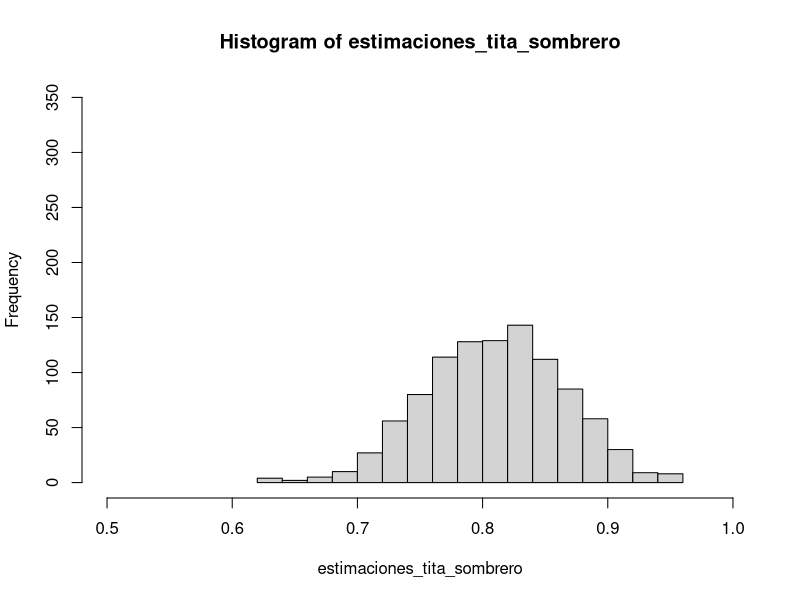
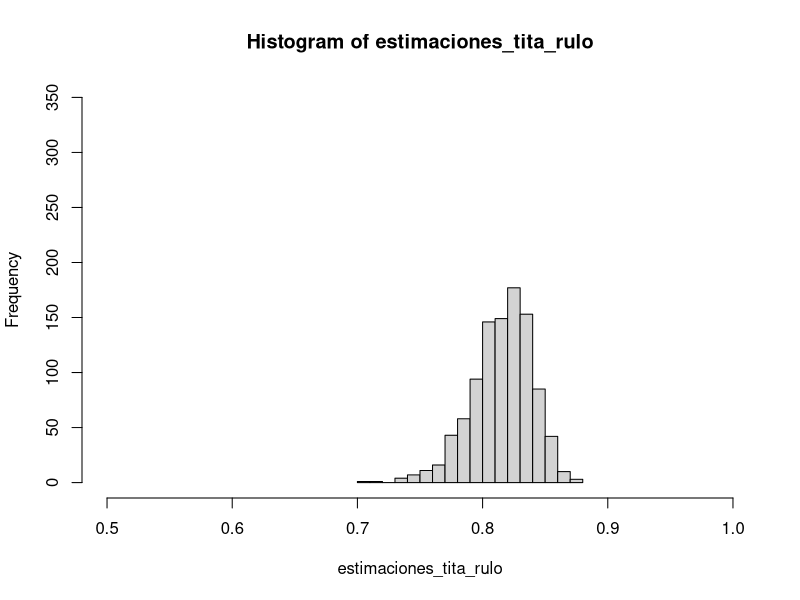

The R source for these figures, in order:
####### Estimador 1


### 1.1

## el estimador propuesto es mean(vec > 1)

### 1.2
estsombrero <- function(datos){
  estimacion <- mean(datos > 1)
  return(estimacion)
}

### 1.3
datos_muestra <- c(12.23,6.37,6.10,0.70,3.48,2.82,9.55,2.21,0.72,9.09)

estsombrero(datos_muestra)
####### Mundo Exponencial

### 1.4
lambda <- 0.2

E <-  1/lambda
V <- 1/lambda**2
P_1 <- 1-pexp(1,lambda)

### 1.5
# lambda_est <- 1/mean(X)
# E_est <- 1/lambda_est
# V_est <- 1/lambda_est**2
# P_1_est <- 1-pexp(1,lambda_est)

### 1.6
# el estimador propuesto es 1-pexp(1,lambda_est)

### 1.7
estrulo <- function(datos){
  lambda_est <- 1/mean(datos)
  estimacion <- 1-pexp(1,lambda_est)
  return(estimacion)
}

### 1.8
estrulo(datos_muestra)

####### Simulacion 1

### 1.9
datos_generados <- rexp(1000,lambda)

tita_verdadero <- 1-pexp(1,lambda)

### 1.10
datos_generados <- rexp(50,lambda)
tita_sombrero <- estsombrero(datos_generados)
tita_rulo <- estrulo(datos_generados)

### 1.11
Nrep <- 1000
estimaciones_tita_sombrero <- rep(NaN,Nrep)
estimaciones_tita_rulo <- rep(NaN,Nrep)

for (i in 1:Nrep) {
  datos_generados <- rexp(50,lambda)
  estimaciones_tita_sombrero[i]<- estsombrero(datos_generados)
  estimaciones_tita_rulo[i] <- estrulo(datos_generados)
}

### 1.12
g1 <- hist(estimaciones_tita_sombrero, xlim = c(0.5,1), ylim = c(0,350), breaks = 20)
g2 <- hist(estimaciones_tita_rulo, xlim = c(0.5,1), ylim = c(0,350), breaks = 20)

# g1 tiene los datos mas dispersos que g2. En ambos graficos los datos estan al rededor del verdadero parametro,
# por lo tanto elijo el estimador del grafico de g2, es decir, el estimador rulo

### 1.13   #### FALTA CONSTRUIR DF
ECME_somb_rul <- function(n, lambda){
  
  estimaciones_tita_sombrero <- rep(NaN, 1000)
  estimaciones_tita_rulo <- rep(NaN, 1000)
  
  titas_verdaderos <- rep(NaN, 1000)
  
  for (i in 1:1000) {
    datos_generados <- rexp(n,lambda)
    titas_verdaderos[i] <- 1-pexp(1,lambda)
    estimaciones_tita_sombrero[i]<- estsombrero(datos_generados)
    estimaciones_tita_rulo[i]<- estrulo(datos_generados)
  }
  
  
  ECME_somb <- sum((estimaciones_tita_sombrero-titas_verdaderos)**2)/1000
  ECME_rul <- sum((estimaciones_tita_rulo-titas_verdaderos)**2)/1000
  
  ECME <- list(ECME_somb = ECME_somb,
               ECME_rul = ECME_rul)
 
  return(ECME)
}

df_ECME <- data.frame(n = rep(c(150,200,500,1000), each =2),
                      tipo = rep(c("sombrero", "rulo"), times = 2, each =2))